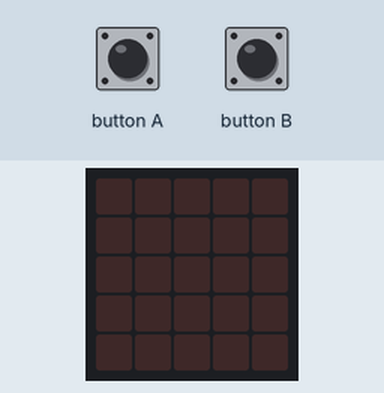
A program run on a simulated BBC micro:bit (MakeCode). Shown: the board's 5×5 LED display. Inputs (shaded band) come from the test bench. Random numbers come from a fixed seed.

Above: at 1.2 s.
1.3 s: button B pressed for 0.15 s
At 2.0 s:
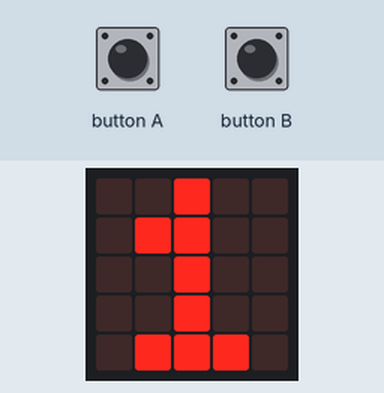
3.7 s: button A pressed for 0.15 s
At 4.3 s:
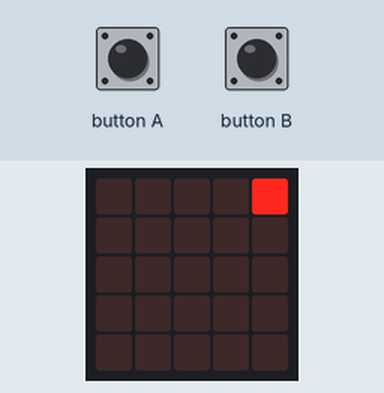
5.3 s: button A pressed for 0.15 s
At 6.6 s:
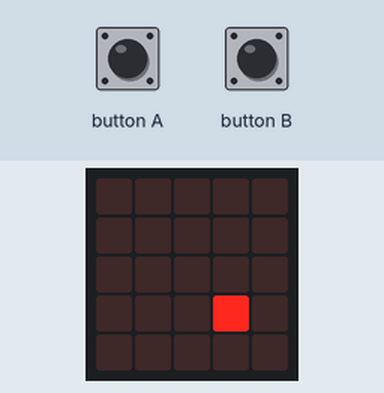
6.9 s: button A pressed for 0.15 s
At 7.9 s:
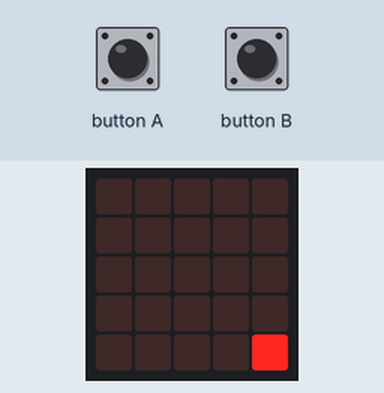
8.5 s: button A pressed for 0.15 s
At 9.1 s:
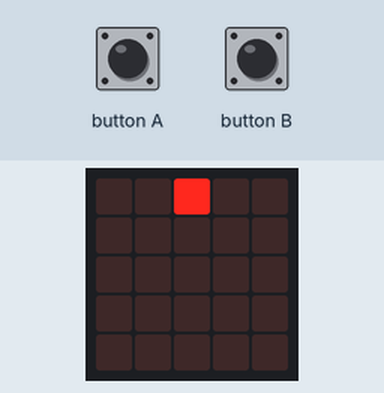
10.1 s: button A pressed for 0.15 s
At 11.5 s:
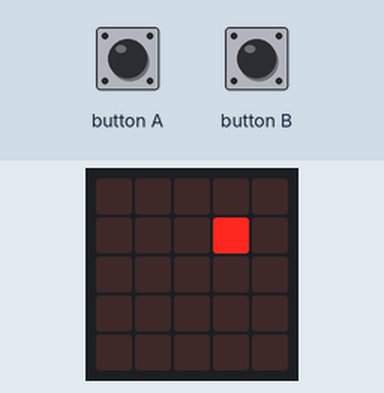
Timing chart, 0 to 12.7 s (numbered marks = the images above; inputs shaded):
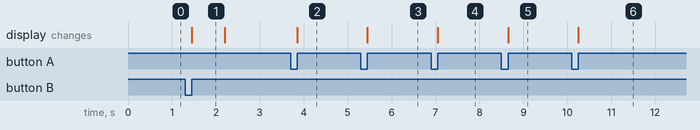

The program:

main.ts
```typescript
input.onButtonPressed(Button.A, function () {
    basic.clearScreen()
    ＱＷＱ = []
    for (let index = 0; index < 25; index++) {
        ＱＷＱ.push(0)
    }
    ＯＵＯ = 0
    while (ＯＵＯ < Ｗ) {
        ＴＡＴ = randint(0, 24)
        if (ＱＷＱ[ＴＡＴ] == 0) {
            ＱＷＱ[ＴＡＴ] = 1
            ＯＵＯ += 1
            燈(ＴＡＴ + 1)
        }
    }
})
function 燈 (Ｌ: number) {
    if (Ｌ % 5 == 0) {
        led.toggle(4, Ｌ / 5 - 1)
    } else {
        led.toggle(Ｌ % 5 - 1, Math.floor(Ｌ / 5))
    }
}
input.onButtonPressed(Button.B, function () {
    Ｗ += 1
    if (Ｗ > 25) {
        music.play(music.tonePlayable(932, music.beat(BeatFraction.Half)), music.PlaybackMode.UntilDone)
        music.play(music.tonePlayable(880, music.beat(BeatFraction.Half)), music.PlaybackMode.UntilDone)
        music.play(music.tonePlayable(831, music.beat(BeatFraction.Half)), music.PlaybackMode.UntilDone)
        music.play(music.tonePlayable(784, music.beat(BeatFraction.Half)), music.PlaybackMode.UntilDone)
    } else {
        basic.showNumber(Ｗ)
        basic.showLeds(`
            . . . . .
            . . . . .
            . . . . .
            . . . . .
            . . . . .
            `)
    }
})
let ＱＷＱ: number[] = []
let ＴＡＴ = 0
let ＯＵＯ = 0
let Ｗ = 0
basic.clearScreen()
Ｗ = 0
ＯＵＯ = 0
ＴＡＴ = 0
basic.forever(function () {

})
```

test.ts
```typescript
// 在這裡測試；當此封包作為擴充功能時，將不會編譯此內容。
```

Measured:
- after the input at 1.3 s, the display: changes after 0.15 s (image 1)
- after the input at 3.7 s, the display: changes after 0.15 s (image 2)
- after the input at 5.3 s, the display: changes after 0.15 s (image 3)
- after the input at 6.9 s, the display: changes after 0.15 s (image 4)
- after the input at 8.5 s, the display: changes after 0.15 s (image 5)
- after the input at 10.1 s, the display: changes after 0.15 s (image 6)
- what the display in image 1 shows lasts 0.7 s, from 1.5 s to 2.2 s
